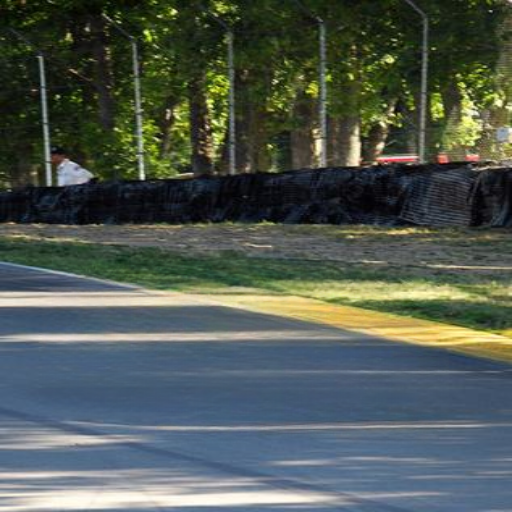
#> input picture dataset_validation_demo/source/000000130.png, 512 x 512 px, found by its file name; its folder holds 4 pictures in this run; the run also reads 2 pictures not shown here
$ python process_expand_image.py
#> lines starting #> are read from the running program, lines starting #| are printed output that depends on the picture
# [64 lines of commented-out code are left out]


import os
import cv2
import numpy as np
from tqdm import tqdm
from PIL import Image
from concurrent.futures import ThreadPoolExecutor, as_completed

def resize_and_pad_image(image_path, target_size=(512, 512)):
    """用 cv2 将图像调整为目标大小，缺失部分填充为黑色"""
    # 读取图片
    img = cv2.imread(image_path)
    # 获取原始图片的大小
    height, width = img.shape[:2]

    # 计算填充的区域
    left = (target_size[0] - width) // 2
    top = (target_size[1] - height) // 2
    right = left + width
    bottom = top + height

    # 使用 cv2 resize 调整图片大小
    resized_img = cv2.resize(img, (target_size[0], target_size[1]))

    return resized_img

def process_single_image(filename, source_dir, target_dir, mask_dir, object_dir, output_source_dir, output_target_dir, output_mask_dir, output_object_dir):
    """处理单对图像"""
    source_file_path = os.path.join(source_dir, filename)
    target_file_path = os.path.join(target_dir, filename)
    mask_file_path = os.path.join(mask_dir, filename)
    object_file_path = os.path.join(object_dir, filename)

    # 尝试打开图像文件
    try:
        source_img = Image.open(source_file_path)
        target_img = Image.open(target_file_path)
        mask_img = Image.open(mask_file_path)
        object_img = Image.open(object_file_path)

        # 获取每个图像的尺寸
        source_size = source_img.size
        target_size = target_img.size
        mask_size = mask_img.size
        object_size = object_img.size

        # 确保所有图像尺寸一致
        assert source_size == target_size == mask_size == object_size, f"图像尺寸不一致: {source_size}, {target_size}, {mask_size}, {object_size}"

    except (IOError, OSError) as e:
        # 捕获图像损坏的错误（IOError 和 OSError 都可能在图像文件损坏时抛出）
        print(f"图像文件损坏，删除文件: {e}")

        # 删除图像文件
        os.remove(source_file_path)
        os.remove(target_file_path)
        os.remove(mask_file_path)
        os.remove(object_file_path)
        return

    # 对每张图像进行处理
    processed_source = resize_and_pad_image(source_file_path)
    processed_target = resize_and_pad_image(target_file_path)
    processed_mask = resize_and_pad_image(mask_file_path)
    processed_object = resize_and_pad_image(object_file_path)

    # 保存处理后的图像
    cv2.imwrite(os.path.join(output_source_dir, filename), processed_source)
    cv2.imwrite(os.path.join(output_target_dir, filename), processed_target)
    cv2.imwrite(os.path.join(output_mask_dir, filename), processed_mask)
    cv2.imwrite(os.path.join(output_object_dir, filename), processed_object)

def process_images_in_pair(source_dir, target_dir, mask_dir, object_dir, output_source_dir, output_target_dir, output_mask_dir, output_object_dir):
    """使用线程池并行处理图像"""
    # 获取 source 目录下所有 PNG 文件
    filenames = [f for f in os.listdir(source_dir) if f.endswith('.png')]

    # 使用线程池处理每个图像文件
    with ThreadPoolExecutor() as executor:
        futures = []
        for filename in filenames:
            futures.append(executor.submit(process_single_image, filename, source_dir, target_dir, mask_dir, object_dir, output_source_dir, output_target_dir, output_mask_dir, output_object_dir))
#> this loop made 4 passes
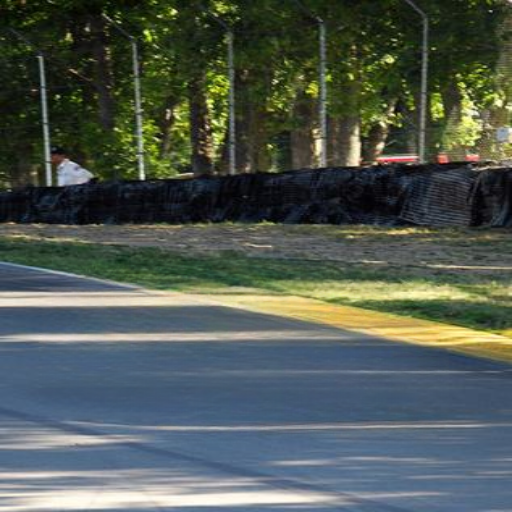
#> input picture dataset_validation_demo/source/000000130.png, 512 x 512 px, found by its file name
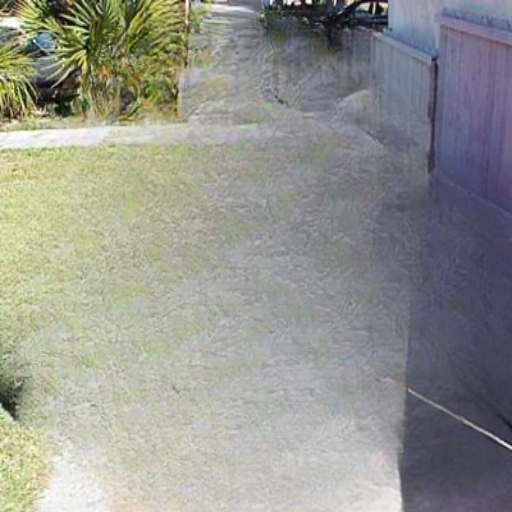
#> input picture dataset_validation_demo/source/000000953.png, 512 x 512 px, found by its file name
#> pass 3, in process_single_image (call 3), `source_img = Image.open(source_file_path)`:
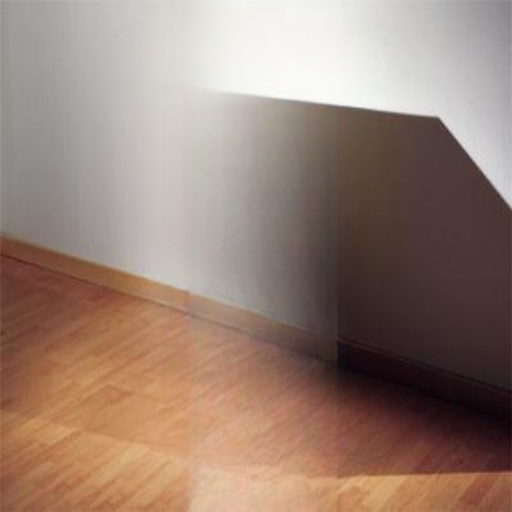
#> source_img: PIL image 512x512 RGB; mean R, G, B 153.1, 130.3, 118.2

        # 等待所有任务完成
        for future in as_completed(futures):
            future.result()

# 输入和输出目录
base_dir = '/data/JM/code/BrushNet-main/dataset_big/完整物体插入配对数据压缩包/LVIS'
source_dir = f'{base_dir}/source'
target_dir = f'{base_dir}/target'
mask_dir = f'{base_dir}/mask'
object_dir = f'{base_dir}/object'

output_source_dir = f'{base_dir}/source_processed'
output_target_dir = f'{base_dir}/target_processed'
output_mask_dir = f'{base_dir}/mask_processed'
output_object_dir = f'{base_dir}/object_processed'

# 确保输出目录存在，如果不存在则创建
os.makedirs(output_source_dir, exist_ok=True)
os.makedirs(output_target_dir, exist_ok=True)
os.makedirs(output_mask_dir, exist_ok=True)
os.makedirs(output_object_dir, exist_ok=True)

# 处理配对的图像
process_images_in_pair(source_dir, target_dir, mask_dir, object_dir, output_source_dir, output_target_dir, output_mask_dir, output_object_dir)
